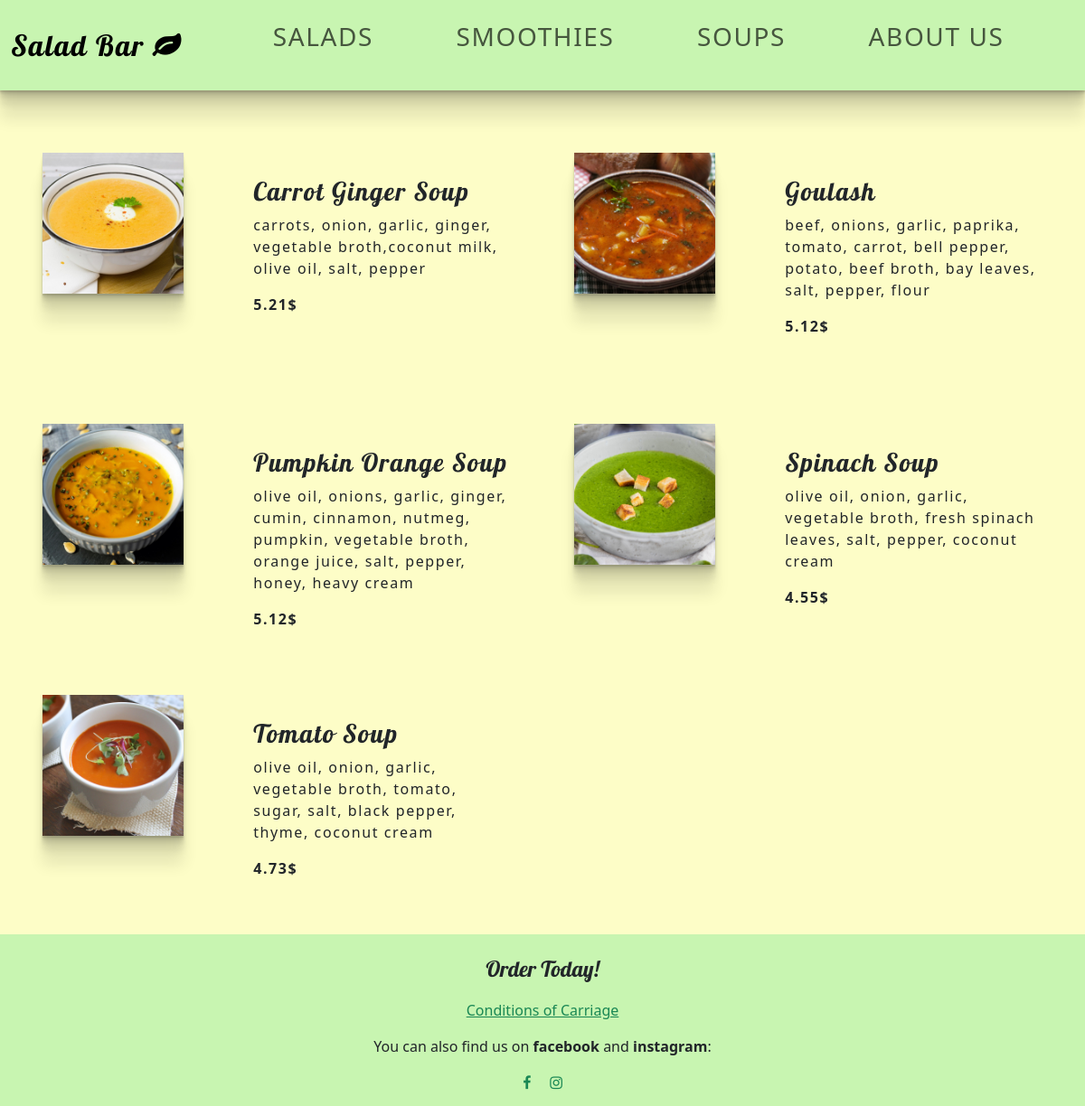
The app's page /pages/soups.php with its own data.
### tables this page shows
CREATE TABLE `product` (
  `id` int NOT NULL AUTO_INCREMENT,
  `price` float NOT NULL,
  `product_name` varchar(255) NOT NULL,
  `ingredients` varchar(255) DEFAULT NULL,
  `type` enum('salad','smoothie','soup') DEFAULT NULL,
  `image` varchar(255) DEFAULT NULL,
  PRIMARY KEY (`id`),
  UNIQUE KEY `id` (`id`),
  UNIQUE KEY `image` (`image`)
);

### operations/productsFunction.php (the view, shortened to what this page needs)
<?php
function Products(): void
{
  foreach ($GLOBALS["result"] as $r) {
    echo "
          <section class='col-lg-6 products'>
          <img src='/salad-bar/media/image/products/" .
      $r["type"] .
      "/" .
      $r["image"] .
      "' width='700' height='700' alt='" .
      $r["product_name"] .
      "' class='products' >
          <div>
          <h3>" .
      $r["product_name"] .
      "</h3>
          <p>" .
      $r["ingredients"] .
      "</p>
          <p class='prices'>" .
      $r["price"] .
      "$";
    echo "</p>
          </div>
          </section>
          ";
  }
}
?>

### css/header.css (style rules this page uses)
* { margin: 0; padding: 0; box-sizing: border-box; }
body { background-color: rgba(253, 253, 185, 0.8); }

### css/home.css (style rules this page uses)
section { height: 100%; float: left; }
section:first-child { padding: 5% 2.5% 5% 7.5%; }
section:nth-child(2) { padding: 5% 7.5% 5% 2.5%; }
h1, p { text-align: center; }

### css/products.css (style rules this page uses)
section.products { padding: 3%; height: 300px; }
img.products { width: 30%; height: auto; margin-right: 10%; box-shadow: rgba(0, 0, 0, 0.09) 0px 2px 1px, rgba(0, 0, 0, 0.09) 0px 4px 2px, rgba(0, 0, 0, 0.09) 0px 8px 4px, rgba(0, 0, 0, 0.09) 0px 16px 8px, rgba(0, 0, 0, 0.09) 0px 32px 16px; }
section > div { float: right; width: 55%; margin-top: 5%; height: 100%; overflow: scroll; }
p.prices { font-weight: bold; }
h3 { font-family: "Lobster", sans-serif; }
p { text-align: start; }

### records on screen
product: type+image (picture), product_name "Carrot Ginger Soup", ingredients "carrots, onion, garlic, ginger, vegetable broth,coconut milk, olive oil, salt, pepper", price "5.21"
product: type+image (picture), product_name "Goulash", ingredients "beef, onions, garlic, paprika, tomato, carrot, bell pepper, potato, beef broth, bay leaves, salt, pepper, flour", price "5.12"
product: type+image (picture), product_name "Pumpkin Orange Soup", ingredients "olive oil, onions, garlic, ginger, cumin, cinnamon, nutmeg, pumpkin, vegetable broth, orange juice, salt, pepper, honey, heavy cream", price "5.12"
product: type+image (picture), product_name "Spinach Soup", ingredients "olive oil, onion, garlic, vegetable broth, fresh spinach leaves, salt, pepper, coconut cream", price "4.55"
product: type+image (picture), product_name "Tomato Soup", ingredients "olive oil, onion, garlic, vegetable broth, tomato, sugar, salt, black pepper, thyme, coconut cream", price "4.73"
